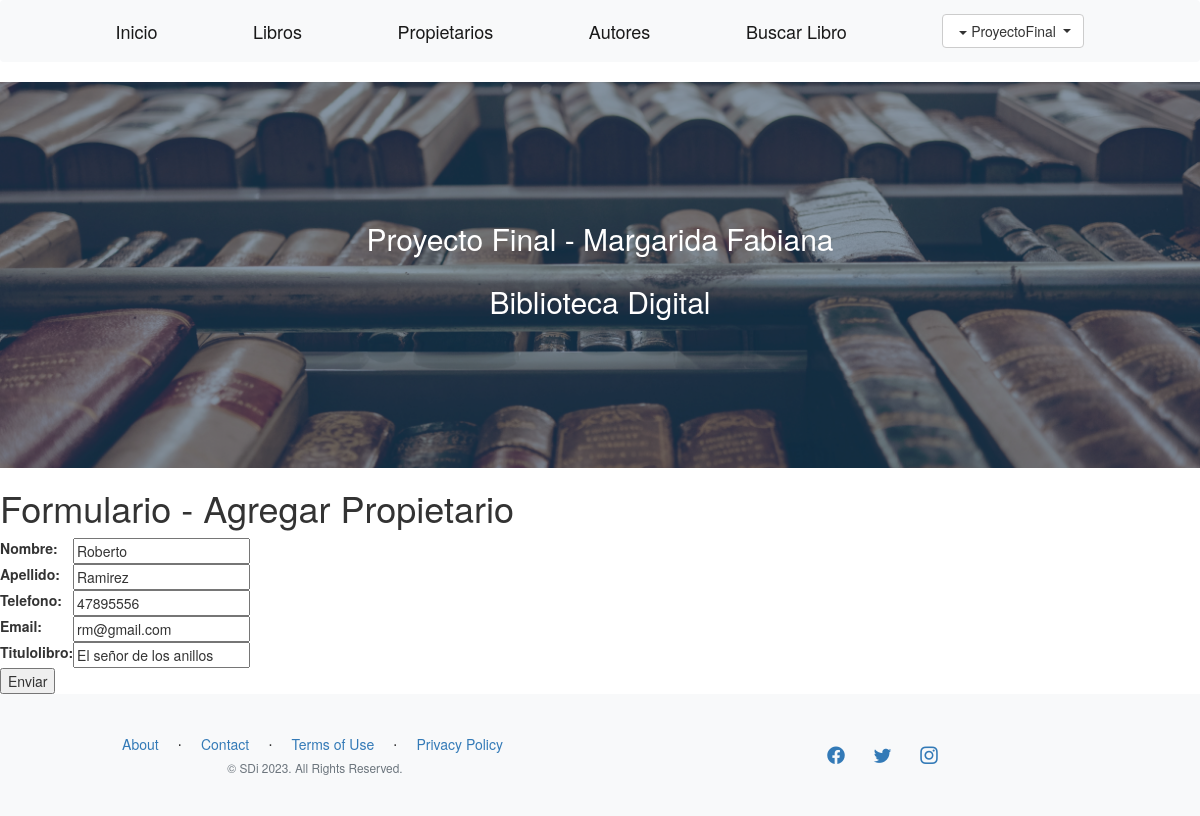
The page /AppCoder/editarPropietario/Roberto/ (signed in) on the database its author committed.
### AppCoder/models.py (models this page shows, shortened)
class Propietario(models.Model):
    nombre= models.CharField(max_length=40)
    apellido= models.CharField(max_length=40)
    telefono= models.IntegerField()
    email= models.EmailField()
    tituloLibro = models.CharField(max_length=40)

### AppCoder/views.py (the view)
# urls.py: path('editarPropietario/<propietario_nombre>/',views.editarPropietario,name='EditarPropietario'),
def editarPropietario(request,propietario_nombre):
    propietario = Propietario.objects.get(nombre = propietario_nombre)
    if request.method == 'POST':
        miFormularioPropietario = PropietarioFormulario(request.POST)
        print(miFormularioPropietario)
        if miFormularioPropietario.is_valid:
            informacion = miFormularioPropietario.cleaned_data
            propietario.nombre=informacion['nombre']
            propietario.apellido=informacion['apellido']
            propietario.telefono=informacion['telefono']
            propietario.email=informacion['email']
            propietario.tituloLibro=informacion['tituloLibro']
            propietario.save()
            return render(request, 'inicio.html')
    else:
        miFormularioPropietario= PropietarioFormulario(initial={'nombre': propietario.nombre, 'apellido':propietario.apellido ,
            'telefono':propietario.telefono, 'email':propietario.email, 'tituloLibro':propietario.tituloLibro})
    return render(request, 'editarPropietario.html', {"miFormularioPropietario": miFormularioPropietario, "propietario_nombre":propietario_nombre})

### AppCoder/forms.py
class PropietarioFormulario(forms.Form):
    nombre = forms.CharField(max_length=40)
    apellido = forms.CharField(max_length=40)
    telefono = forms.IntegerField()
    email = forms.EmailField()
    tituloLibro = forms.CharField(max_length=40)

### AppCoder/templates/editarPropietario.html (shortened to what this page needs)
{% extends 'inicio.html' %}
{% load static %}
{% block herencia %}
    <h1>Formulario - Agregar Propietario</h1>
    <form action="" method="POST">{% csrf_token %}
        <table>
            {{  miFormularioPropietario.as_table }}
        </table>
        <input type="submit", value="Enviar">
    </form>
{% endblock %}

### AppCoder/templates/inicio.html (shortened to what this page needs)
<!DOCTYPE html>
<html lang="en">
    <head>
        {% load static %}
        <link href="https://cdn.jsdelivr.net/npm/bootstrap-icons@1.5.0/font/bootstrap-icons.css" rel="stylesheet" type="text/css" />
        <link href="{% static 'AppCoder/css/styles.css' %}" rel="stylesheet" />
        <link href="{% static 'AppCoder/css/bootstrap.min.css' %}" rel="stylesheet" >
        <link href="https://cdn.jsdelivr.net/npm/bootstrap@4.0.0-alpha1/dist/css/bootstrap.min.css" rel="stylesheet">
        <link href="https://cdn.jsdelivr.net/npm/bootstrap@4.0.0-alpha1/dist/css/bootstrap.min.css" rel="stylesheet">
        <link rel="stylesheet" href="http://maxcdn.bootstrapcdn.com/bootstrap/3.3.6/css/bootstrap.min.css">
    </head>
    <body>
        <nav class="navbar navbar-light bg-light static-top">
            <div class="container">
                <a class="navbar-brand" href="{% url 'Inicio' %}">Inicio</a>
                <a class="navbar-brand" href="{% url 'LeerLibro' %}">Libros</a>
                <a class="navbar-brand" href="{% url 'LeerPropietario' %}">Propietarios</a>
                <a class="navbar-brand" href="{% url 'LeerAutor' %}">Autores</a>
                <a class="navbar-brand" href="{% url 'BusquedaLibro' %}">Buscar Libro</a>
                {% if request.user.is_authenticated %}
                <div class="dropdown">
                    <button class="btn btn-default dropdown-toggle" type="button" id="dropdownMenuButton" data-toggle="dropdown" aria-expanded="false">
                        <span class="caret"></span>
                        {{user.username}}
                    </button>
                </div>
                {% endif %}
            </div>
        </nav>
        <header class="masthead">
            <div class="container position-relative">
                <div class="row justify-content-center">
                    <div class="col-xl-6">
                        <div class="text-center text-white">
                            <h1 class="mb-5">Proyecto Final - Margarida Fabiana</h1>
                            <h1 class="mb-5">Biblioteca Digital</h1>
                        </div>
                    </div>
                </div>
            </div>
        </header>
        {% block herencia %}
        {% endblock %}
        <footer class="footer bg-light">
            <div class="container">
                <div class="row">
                    <div class="col-lg-6 h-100 text-center text-lg-start my-auto">
                        <ul class="list-inline mb-2">
                            <li class="list-inline-item"><a href="#!">About</a></li>
                            <li class="list-inline-item">⋅</li>
                            <li class="list-inline-item"><a href="#!">Contact</a></li>
                            <li class="list-inline-item">⋅</li>
                            <li class="list-inline-item"><a href="#!">Terms of Use</a></li>
                            <li class="list-inline-item">⋅</li>
                            <li class="list-inline-item"><a href="#!">Privacy Policy</a></li>
                        </ul>
                        <p class="text-muted small mb-4 mb-lg-0">&copy; SDi 2023. All Rights Reserved.</p>
                    </div>
                    <div class="col-lg-6 h-100 text-center text-lg-end my-auto">
                        <ul class="list-inline mb-0">
                            <li class="list-inline-item me-4">
                                <a href="#!"><i class="bi-facebook fs-3"></i></a>
                            </li>
                            <li class="list-inline-item me-4">
                                <a href="#!"><i class="bi-twitter fs-3"></i></a>
                            </li>
                            <li class="list-inline-item">
                                <a href="#!"><i class="bi-instagram fs-3"></i></a>
                            </li>
                        </ul>
                    </div>
                </div>
            </div>
        </footer>
    </body>
</html>

### rows shown on the page
Propietario: nombre "Roberto", apellido "Ramirez", telefono "47895556", email "rm@gmail.com", tituloLibro "El señor de los anillos"

### other values the page prints
{{ user.username }} "ProyectoFinal"
